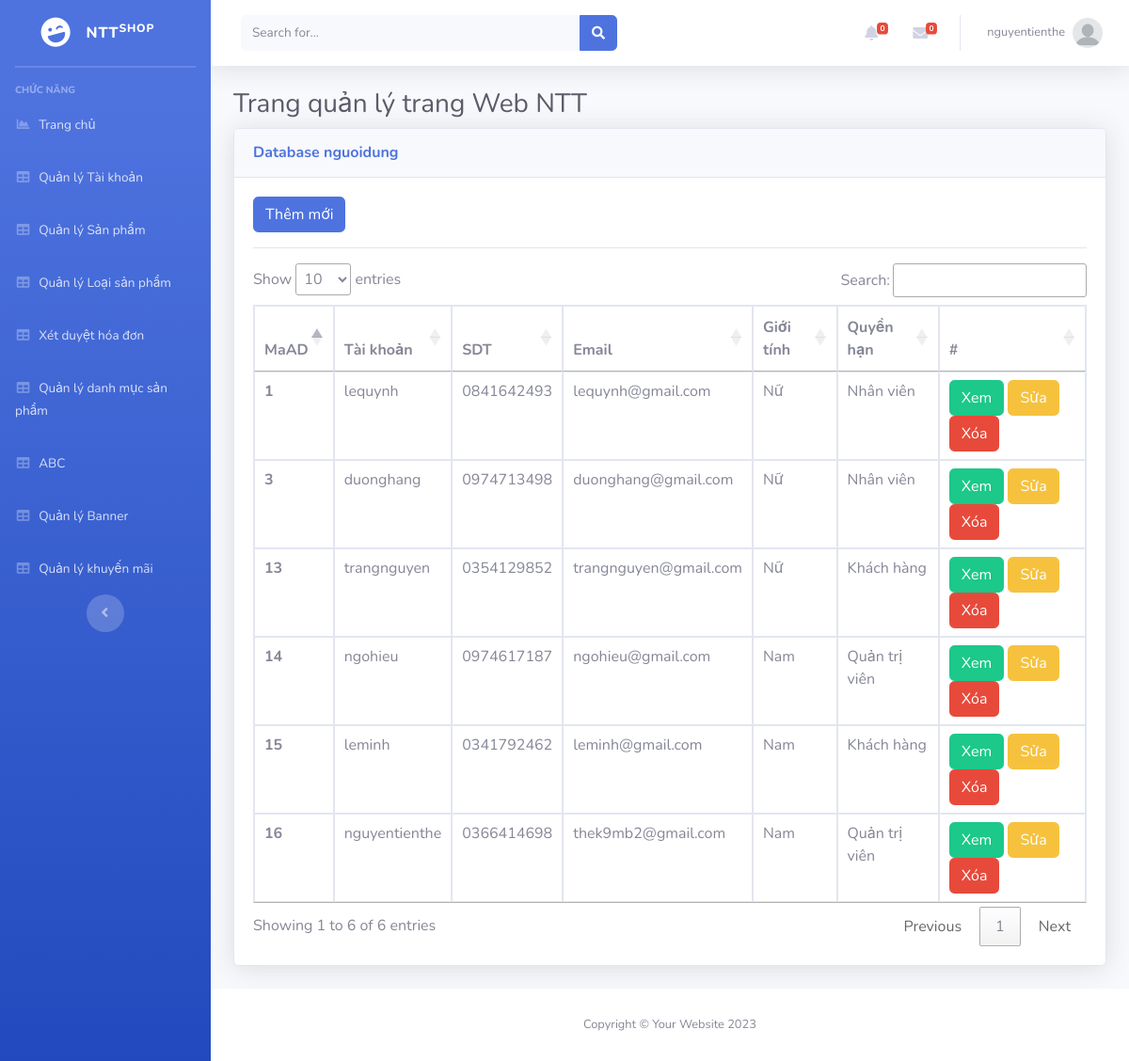
/Admin/index.php?mod=nguoidung (signed in), run on the app's committed database.
### tables this page shows
CREATE TABLE `nguoidung` (
  `MaND` int(11) NOT NULL,
  `Ho` varchar(20) NOT NULL,
  `Ten` varchar(20) NOT NULL,
  `GioiTinh` varchar(10) NOT NULL,
  `SDT` varchar(20) DEFAULT NULL,
  `Email` varchar(50) NOT NULL,
  `DiaChi` varchar(200) NOT NULL,
  `TaiKhoan` varchar(100) NOT NULL,
  `MatKhau` varchar(100) NOT NULL,
  `MaQuyen` int(11) NOT NULL,
  `TrangThai` int(11) NOT NULL
);

### Admin/MVC/controllers/NguoiDungController.php (called while the page is built, shortened)
<?php
class NguoiDungController
{
    var $nguoidung_model;
    public function __construct()
    {
        $this->nguoidung_model = new nguoidung();
    }
    public function list()
    {
        $data = $this->nguoidung_model->All();
        require_once("MVC/Views/Admin/index.php");
    }
}

### Admin/MVC/Models/connection.php (called while the page is built, shortened)
<?php
    class Connection{
        function __construct()
        {
            $severname ="localhost";
            $username ="root";
            $password ="";
            $db_name ="ntt_shop";
            $this->conn = new mysqli($severname,$username,$password,$db_name);
        }
    }
?>

### Admin/MVC/Models/model.php (called while the page is built, shortened)
<?php
require_once("connection.php");
class Model
{
    var $table;
    var $contens;
    function __construct()
    {
        $conn_obj = new Connection();
        $this->conn = $conn_obj->conn;
    }
    function All()
    {
        $query = "select * from $this->table ORDER BY $this->contens DESC ";
        require("result.php");
        return $data;
    }
}

### Admin/MVC/Models/result.php (called while the page is built)
<?php
$result = $this->conn->query($query);
$data = array();
while ($row = $result->fetch_assoc()) {
    $data[] = $row;
}
?>

### Admin/MVC/Views/nguoidung/list.php (the view, shortened to what this page needs)
<?php if (isset($_SESSION['isLogin_Admin']) && $_SESSION['isLogin_Admin'] == true) { ?>
<a href="?mod=nguoidung&act=add" type="button" class="btn btn-primary">Thêm mới</a>
<?php } ?>
<hr>
<table class="table table-bordered" id="dataTable" width="100%" cellspacing="0">
  <thead>
    <tr>
      <th scope="col">MaAD</th>
      <th scope="col">Tài khoản</th>
      <th scope="col">SDT</th>
      <th scope="col">Email</th>
      <th scope="col">Giới tính</th>
      <th scope="col">Quyền hạn</th>
      <th>#</th>
    </tr>
  </thead>
  <tbody>
    <?php foreach ($data as $row) { ?>
      <tr>
        <th scope="row"><?= $row['MaND'] ?></th>
        <td><?= $row['TaiKhoan'] ?></td>
        <td><?= $row['SDT'] ?></td>
        <td><?= $row['Email'] ?></td>
        <td><?= $row['GioiTinh'] ?></td>
        <td>
          <?php
          if ($row['MaQuyen'] == 2) {
            echo 'Quản trị viên';
          } else {
            if ($row['MaQuyen'] == 1) {
              echo 'Khách hàng';
            } else {
              echo 'Nhân viên';
            }
          }
          ?>
        </td>
        <td>
          <a href="?mod=nguoidung&act=detail&id=<?= $row['MaND'] ?>" type="button" class="btn btn-success">Xem</a>
          <?php if (isset($_SESSION['isLogin_Admin']) && $_SESSION['isLogin_Admin'] == true) { ?>
          <a href="?mod=nguoidung&act=edit&id=<?= $row['MaND'] ?>" type="button" class="btn btn-warning">Sửa</a>
          <a href="?mod=nguoidung&act=delete&id=<?= $row['MaND'] ?>" onclick="return confirm('Bạn có thật sự muốn xóa ?');" type="button" class="btn btn-danger">Xóa</a>
          <?php }?>
        </td>
      </tr>
    <?php } ?>
  </tbody>
</table>

### data on the page
nguoidung: MaND "16", TaiKhoan "nguyentienthe", SDT "0366414698", Email "thek9mb2@gmail.com", GioiTinh "Nam", shows "Quản trị viên"
nguoidung: MaND "15", TaiKhoan "leminh", SDT "0341792462", Email "leminh@gmail.com", GioiTinh "Nam", shows "Khách hàng"
nguoidung: MaND "14", TaiKhoan "ngohieu", SDT "0974617187", Email "ngohieu@gmail.com", GioiTinh "Nam", shows "Quản trị viên"
nguoidung: MaND "13", TaiKhoan "trangnguyen", SDT "0354129852", Email "trangnguyen@gmail.com", GioiTinh "Nữ", shows "Khách hàng"
nguoidung: MaND "3", TaiKhoan "duonghang", SDT "0974713498", Email "duonghang@gmail.com", GioiTinh "Nữ", shows "Nhân viên"
nguoidung: MaND "1", TaiKhoan "lequynh", SDT "0841642493", Email "lequynh@gmail.com", GioiTinh "Nữ", shows "Nhân viên"

### other printed values
$_SESSION['login']['TaiKhoan'] "nguyentienthe"
$mod "nguoidung"
